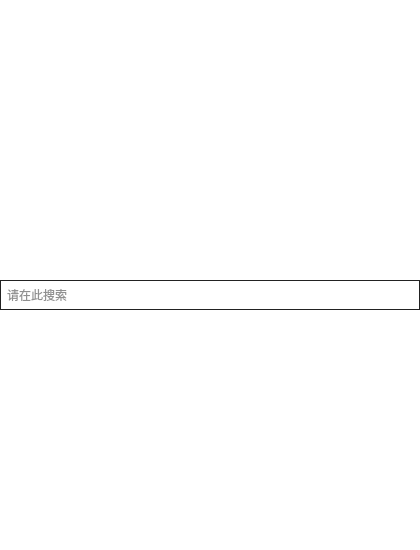
<?xml version="1.0" encoding="UTF-8"?>
<ui version="4.0">
 <class>PlayList</class>
 <widget class="QWidget" name="PlayList">
  <property name="geometry">
   <rect>
    <x>0</x>
    <y>0</y>
    <width>420</width>
    <height>550</height>
   </rect>
  </property>
  <property name="windowTitle">
   <string>Form</string>
  </property>
  <property name="styleSheet">
   <string notr="true">QWidget
{
	border-top-left-radius:10px;
	border-bottom-left-radius:10px;
	background:rgb(255,255,255);
	color:#222222;
	
	font: 10pt &quot;微软雅黑&quot;;
}
QScrollBar
{
	min-width:10px;
}
QScrollBar::handle
{
    border-radius:6px;
	background:#363636;
}
QScrollBar::handle:vertical
{
    min-height:100px;
}
QScrollBar::add-page
{
    background: #FFFAFA;
}
QScrollBar::sub-page
{
    background: #FFFAFA;
}
QListWidget::item:hover
{
	background-color:rgb(220, 220, 220);
}
QListWidget::item:selected
{
	background-color: rgb(225, 225, 225);
}</string>
  </property>
  <layout class="QGridLayout" name="gridLayout">
   <property name="leftMargin">
    <number>0</number>
   </property>
   <property name="topMargin">
    <number>0</number>
   </property>
   <property name="rightMargin">
    <number>0</number>
   </property>
   <property name="bottomMargin">
    <number>0</number>
   </property>
   <property name="spacing">
    <number>0</number>
   </property>
   <item row="0" column="0">
    <layout class="QVBoxLayout" name="verticalLayout">
     <property name="spacing">
      <number>0</number>
     </property>
     <item>
      <widget class="QWidget" name="widget" native="true">
       <property name="minimumSize">
        <size>
         <width>420</width>
         <height>40</height>
        </size>
       </property>
       <property name="maximumSize">
        <size>
         <width>420</width>
         <height>40</height>
        </size>
       </property>
       <property name="styleSheet">
        <string notr="true">border:none;
border-radius:0;</string>
       </property>
       <widget class="QPushButton" name="pushButton">
        <property name="geometry">
         <rect>
          <x>0</x>
          <y>0</y>
          <width>51</width>
          <height>41</height>
         </rect>
        </property>
        <property name="text">
         <string/>
        </property>
        <property name="icon">
         <iconset resource="res.qrc">
          <normaloff>:/icon/arrow_left.png</normaloff>:/icon/arrow_left.png</iconset>
        </property>
        <property name="iconSize">
         <size>
          <width>30</width>
          <height>30</height>
         </size>
        </property>
       </widget>
       <widget class="QPushButton" name="pushButton_2">
        <property name="geometry">
         <rect>
          <x>370</x>
          <y>0</y>
          <width>50</width>
          <height>40</height>
         </rect>
        </property>
        <property name="text">
         <string/>
        </property>
        <property name="icon">
         <iconset resource="res.qrc">
          <normaloff>:/icon/arrow_right.png</normaloff>:/icon/arrow_right.png</iconset>
        </property>
        <property name="iconSize">
         <size>
          <width>30</width>
          <height>30</height>
         </size>
        </property>
       </widget>
       <widget class="QLabel" name="label_Nums">
        <property name="geometry">
         <rect>
          <x>50</x>
          <y>0</y>
          <width>131</width>
          <height>41</height>
         </rect>
        </property>
        <property name="layoutDirection">
         <enum>Qt::LayoutDirection::LeftToRight</enum>
        </property>
        <property name="styleSheet">
         <string notr="true">padding-left:5px;</string>
        </property>
        <property name="text">
         <string/>
        </property>
       </widget>
       <widget class="QPushButton" name="pushButton_3">
        <property name="geometry">
         <rect>
          <x>185</x>
          <y>0</y>
          <width>50</width>
          <height>40</height>
         </rect>
        </property>
        <property name="text">
         <string/>
        </property>
        <property name="icon">
         <iconset resource="res.qrc">
          <normaloff>:/icon/section.png</normaloff>:/icon/section.png</iconset>
        </property>
        <property name="iconSize">
         <size>
          <width>32</width>
          <height>32</height>
         </size>
        </property>
       </widget>
      </widget>
     </item>
     <item>
      <widget class="QLineEdit" name="lineEdit">
       <property name="maximumSize">
        <size>
         <width>420</width>
         <height>30</height>
        </size>
       </property>
       <property name="styleSheet">
        <string notr="true">border:1px solid #222222;
border-radius:0;
padding:4px;</string>
       </property>
       <property name="placeholderText">
        <string>请在此搜索</string>
       </property>
      </widget>
     </item>
    </layout>
   </item>
  </layout>
 </widget>
 <resources>
  <include location="res.qrc"/>
 </resources>
 <connections/>
</ui>
